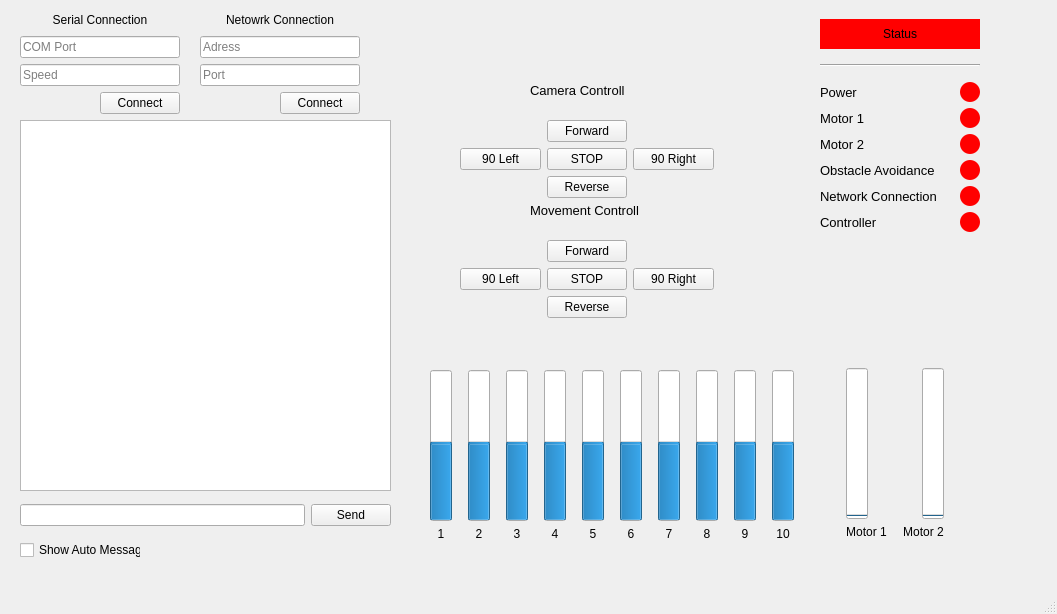
<?xml version="1.0" encoding="UTF-8"?>
<ui version="4.0">
 <class>MainWindow</class>
 <widget class="QMainWindow" name="MainWindow">
  <property name="geometry">
   <rect>
    <x>0</x>
    <y>0</y>
    <width>1057</width>
    <height>614</height>
   </rect>
  </property>
  <property name="windowTitle">
   <string>MainWindow</string>
  </property>
  <widget class="QWidget" name="centralwidget">
   <widget class="QWidget" name="verticalLayoutWidget">
    <property name="geometry">
     <rect>
      <x>20</x>
      <y>10</y>
      <width>160</width>
      <height>104</height>
     </rect>
    </property>
    <layout class="QVBoxLayout" name="verticalLayout">
     <item>
      <widget class="QLabel" name="label">
       <property name="text">
        <string>Serial Connection</string>
       </property>
       <property name="alignment">
        <set>Qt::AlignCenter</set>
       </property>
      </widget>
     </item>
     <item>
      <widget class="QLineEdit" name="textInput_Serial_Port">
       <property name="placeholderText">
        <string>COM Port</string>
       </property>
      </widget>
     </item>
     <item>
      <widget class="QLineEdit" name="textInput_Serial_Speed">
       <property name="placeholderText">
        <string>Speed</string>
       </property>
      </widget>
     </item>
     <item>
      <layout class="QGridLayout" name="gridLayout">
       <item row="0" column="1">
        <widget class="QPushButton" name="Button_SerialConnection">
         <property name="text">
          <string>Connect</string>
         </property>
        </widget>
       </item>
       <item row="0" column="0">
        <spacer name="horizontalSpacer">
         <property name="orientation">
          <enum>Qt::Horizontal</enum>
         </property>
         <property name="sizeHint" stdset="0">
          <size>
           <width>40</width>
           <height>20</height>
          </size>
         </property>
        </spacer>
       </item>
      </layout>
     </item>
    </layout>
   </widget>
   <widget class="QTextBrowser" name="commandTable">
    <property name="geometry">
     <rect>
      <x>20</x>
      <y>120</y>
      <width>371</width>
      <height>371</height>
     </rect>
    </property>
   </widget>
   <widget class="QWidget" name="horizontalLayoutWidget">
    <property name="geometry">
     <rect>
      <x>20</x>
      <y>500</y>
      <width>371</width>
      <height>31</height>
     </rect>
    </property>
    <layout class="QHBoxLayout" name="horizontalLayout">
     <item>
      <widget class="QLineEdit" name="textIntput_Command"/>
     </item>
     <item>
      <widget class="QPushButton" name="Button_CommandSend">
       <property name="text">
        <string>Send</string>
       </property>
      </widget>
     </item>
    </layout>
   </widget>
   <widget class="QWidget" name="verticalLayoutWidget_2">
    <property name="geometry">
     <rect>
      <x>820</x>
      <y>10</y>
      <width>160</width>
      <height>231</height>
     </rect>
    </property>
    <layout class="QVBoxLayout" name="verticalLayout_2">
     <property name="sizeConstraint">
      <enum>QLayout::SetNoConstraint</enum>
     </property>
     <item>
      <widget class="QLabel" name="label_2">
       <property name="maximumSize">
        <size>
         <width>16777215</width>
         <height>30</height>
        </size>
       </property>
       <property name="styleSheet">
        <string notr="true">background-color: red;</string>
       </property>
       <property name="text">
        <string>Status</string>
       </property>
       <property name="alignment">
        <set>Qt::AlignCenter</set>
       </property>
      </widget>
     </item>
     <item>
      <widget class="Line" name="line">
       <property name="orientation">
        <enum>Qt::Horizontal</enum>
       </property>
      </widget>
     </item>
     <item>
      <layout class="QGridLayout" name="gridLayout_4">
       <property name="sizeConstraint">
        <enum>QLayout::SetNoConstraint</enum>
       </property>
       <item row="4" column="0">
        <widget class="QLabel" name="statusLight_Network">
         <property name="font">
          <font>
           <pointsize>10</pointsize>
          </font>
         </property>
         <property name="text">
          <string>Network Connection</string>
         </property>
        </widget>
       </item>
       <item row="3" column="0">
        <widget class="QLabel" name="label_11">
         <property name="font">
          <font>
           <pointsize>10</pointsize>
          </font>
         </property>
         <property name="text">
          <string>Obstacle Avoidance</string>
         </property>
        </widget>
       </item>
       <item row="0" column="0">
        <widget class="QLabel" name="label_3">
         <property name="font">
          <font>
           <pointsize>10</pointsize>
          </font>
         </property>
         <property name="text">
          <string>Power</string>
         </property>
        </widget>
       </item>
       <item row="1" column="0">
        <widget class="QLabel" name="label_7">
         <property name="font">
          <font>
           <pointsize>10</pointsize>
          </font>
         </property>
         <property name="text">
          <string>Motor 1</string>
         </property>
        </widget>
       </item>
       <item row="3" column="1">
        <widget class="QLabel" name="statusLight_ObstacleAvoid">
         <property name="sizePolicy">
          <sizepolicy hsizetype="Fixed" vsizetype="Fixed">
           <horstretch>0</horstretch>
           <verstretch>0</verstretch>
          </sizepolicy>
         </property>
         <property name="minimumSize">
          <size>
           <width>20</width>
           <height>20</height>
          </size>
         </property>
         <property name="styleSheet">
          <string notr="true"> border-radius: 10px; 
background: red;
 color: #4A0C46;
height:24;
width:24;</string>
         </property>
         <property name="text">
          <string/>
         </property>
        </widget>
       </item>
       <item row="0" column="1">
        <widget class="QLabel" name="statusLight_Power">
         <property name="sizePolicy">
          <sizepolicy hsizetype="Fixed" vsizetype="Fixed">
           <horstretch>0</horstretch>
           <verstretch>0</verstretch>
          </sizepolicy>
         </property>
         <property name="minimumSize">
          <size>
           <width>20</width>
           <height>20</height>
          </size>
         </property>
         <property name="styleSheet">
          <string notr="true"> border-radius: 10px; 
background: red;
 color: #4A0C46;
height:24;
width:24;</string>
         </property>
         <property name="text">
          <string/>
         </property>
        </widget>
       </item>
       <item row="2" column="1">
        <widget class="QLabel" name="statusLight_Motor2">
         <property name="sizePolicy">
          <sizepolicy hsizetype="Fixed" vsizetype="Fixed">
           <horstretch>0</horstretch>
           <verstretch>0</verstretch>
          </sizepolicy>
         </property>
         <property name="minimumSize">
          <size>
           <width>20</width>
           <height>20</height>
          </size>
         </property>
         <property name="styleSheet">
          <string notr="true"> border-radius: 10px; 
background: red;
 color: #4A0C46;
height:24;
width:24;</string>
         </property>
         <property name="text">
          <string/>
         </property>
        </widget>
       </item>
       <item row="2" column="0">
        <widget class="QLabel" name="label_9">
         <property name="font">
          <font>
           <pointsize>10</pointsize>
          </font>
         </property>
         <property name="text">
          <string>Motor 2</string>
         </property>
        </widget>
       </item>
       <item row="4" column="1">
        <widget class="QLabel" name="Network_status">
         <property name="sizePolicy">
          <sizepolicy hsizetype="Fixed" vsizetype="Fixed">
           <horstretch>0</horstretch>
           <verstretch>0</verstretch>
          </sizepolicy>
         </property>
         <property name="minimumSize">
          <size>
           <width>20</width>
           <height>20</height>
          </size>
         </property>
         <property name="styleSheet">
          <string notr="true"> border-radius: 10px; 
background: red;
 color: #4A0C46;
height:24;
width:24;</string>
         </property>
         <property name="text">
          <string/>
         </property>
        </widget>
       </item>
       <item row="1" column="1">
        <widget class="QLabel" name="statusLight_Motor1">
         <property name="sizePolicy">
          <sizepolicy hsizetype="Fixed" vsizetype="Fixed">
           <horstretch>0</horstretch>
           <verstretch>0</verstretch>
          </sizepolicy>
         </property>
         <property name="minimumSize">
          <size>
           <width>20</width>
           <height>20</height>
          </size>
         </property>
         <property name="styleSheet">
          <string notr="true"> border-radius: 10px; 
background: red;
 color: #4A0C46;
height:24;
width:24;</string>
         </property>
         <property name="text">
          <string/>
         </property>
        </widget>
       </item>
       <item row="5" column="0">
        <widget class="QLabel" name="statusLight_controller">
         <property name="font">
          <font>
           <pointsize>10</pointsize>
          </font>
         </property>
         <property name="text">
          <string>Controller</string>
         </property>
        </widget>
       </item>
       <item row="5" column="1">
        <widget class="QLabel" name="Controller_status">
         <property name="sizePolicy">
          <sizepolicy hsizetype="Fixed" vsizetype="Fixed">
           <horstretch>0</horstretch>
           <verstretch>0</verstretch>
          </sizepolicy>
         </property>
         <property name="minimumSize">
          <size>
           <width>20</width>
           <height>20</height>
          </size>
         </property>
         <property name="styleSheet">
          <string notr="true"> border-radius: 10px; 
background: red;
 color: #4A0C46;
height:24;
width:24;</string>
         </property>
         <property name="text">
          <string/>
         </property>
        </widget>
       </item>
      </layout>
     </item>
    </layout>
   </widget>
   <widget class="QWidget" name="verticalLayoutWidget_3">
    <property name="geometry">
     <rect>
      <x>200</x>
      <y>10</y>
      <width>160</width>
      <height>104</height>
     </rect>
    </property>
    <layout class="QVBoxLayout" name="verticalLayout_3">
     <item>
      <widget class="QLabel" name="label_5">
       <property name="text">
        <string>Netowrk Connection</string>
       </property>
       <property name="alignment">
        <set>Qt::AlignCenter</set>
       </property>
      </widget>
     </item>
     <item>
      <widget class="QLineEdit" name="textInput_Network_Adress">
       <property name="acceptDrops">
        <bool>false</bool>
       </property>
       <property name="readOnly">
        <bool>false</bool>
       </property>
       <property name="placeholderText">
        <string>Adress</string>
       </property>
      </widget>
     </item>
     <item>
      <widget class="QLineEdit" name="textInput_Network_Port">
       <property name="readOnly">
        <bool>false</bool>
       </property>
       <property name="placeholderText">
        <string>Port</string>
       </property>
      </widget>
     </item>
     <item>
      <layout class="QGridLayout" name="gridLayout_2">
       <item row="0" column="1">
        <widget class="QPushButton" name="Button_NetworkConnect">
         <property name="text">
          <string>Connect</string>
         </property>
        </widget>
       </item>
       <item row="0" column="0">
        <spacer name="horizontalSpacer_2">
         <property name="orientation">
          <enum>Qt::Horizontal</enum>
         </property>
         <property name="sizeHint" stdset="0">
          <size>
           <width>40</width>
           <height>20</height>
          </size>
         </property>
        </spacer>
       </item>
      </layout>
     </item>
    </layout>
   </widget>
   <widget class="QWidget" name="gridLayoutWidget">
    <property name="geometry">
     <rect>
      <x>460</x>
      <y>240</y>
      <width>254</width>
      <height>80</height>
     </rect>
    </property>
    <layout class="QGridLayout" name="gridLayout_3">
     <item row="1" column="1">
      <widget class="QPushButton" name="Button_Move_Reverse_2">
       <property name="text">
        <string>STOP</string>
       </property>
      </widget>
     </item>
     <item row="1" column="2">
      <widget class="QPushButton" name="Button_Move_Right">
       <property name="text">
        <string>90 Right</string>
       </property>
      </widget>
     </item>
     <item row="2" column="1">
      <widget class="QPushButton" name="Button_Move_Reverse">
       <property name="text">
        <string>Reverse</string>
       </property>
      </widget>
     </item>
     <item row="0" column="1">
      <widget class="QPushButton" name="Button_Move_Forward">
       <property name="text">
        <string>Forward</string>
       </property>
      </widget>
     </item>
     <item row="1" column="0">
      <widget class="QPushButton" name="Button_Move_Right_2">
       <property name="text">
        <string>90 Left</string>
       </property>
      </widget>
     </item>
    </layout>
   </widget>
   <widget class="QLabel" name="statusLight_Network_2">
    <property name="geometry">
     <rect>
      <x>530</x>
      <y>200</y>
      <width>130</width>
      <height>20</height>
     </rect>
    </property>
    <property name="font">
     <font>
      <pointsize>10</pointsize>
     </font>
    </property>
    <property name="text">
     <string>Movement Controll</string>
    </property>
   </widget>
   <widget class="QWidget" name="gridLayoutWidget_2">
    <property name="geometry">
     <rect>
      <x>460</x>
      <y>120</y>
      <width>254</width>
      <height>80</height>
     </rect>
    </property>
    <layout class="QGridLayout" name="gridLayout_6">
     <item row="1" column="1">
      <widget class="QPushButton" name="Button_Move_Reverse_5">
       <property name="text">
        <string>STOP</string>
       </property>
      </widget>
     </item>
     <item row="1" column="2">
      <widget class="QPushButton" name="Button_Move_Right_5">
       <property name="text">
        <string>90 Right</string>
       </property>
      </widget>
     </item>
     <item row="2" column="1">
      <widget class="QPushButton" name="Button_Move_Reverse_6">
       <property name="text">
        <string>Reverse</string>
       </property>
      </widget>
     </item>
     <item row="0" column="1">
      <widget class="QPushButton" name="Button_Move_Forward_3">
       <property name="text">
        <string>Forward</string>
       </property>
      </widget>
     </item>
     <item row="1" column="0">
      <widget class="QPushButton" name="Button_Move_Right_6">
       <property name="text">
        <string>90 Left</string>
       </property>
      </widget>
     </item>
    </layout>
   </widget>
   <widget class="QLabel" name="statusLight_Network_3">
    <property name="geometry">
     <rect>
      <x>530</x>
      <y>80</y>
      <width>130</width>
      <height>20</height>
     </rect>
    </property>
    <property name="font">
     <font>
      <pointsize>10</pointsize>
     </font>
    </property>
    <property name="text">
     <string>Camera Controll</string>
    </property>
   </widget>
   <widget class="QCheckBox" name="checkBox_AutoMessageShow">
    <property name="geometry">
     <rect>
      <x>20</x>
      <y>540</y>
      <width>121</width>
      <height>20</height>
     </rect>
    </property>
    <property name="text">
     <string>Show Auto Messages</string>
    </property>
   </widget>
   <widget class="QWidget" name="gridLayoutWidget_3">
    <property name="geometry">
     <rect>
      <x>420</x>
      <y>370</y>
      <width>391</width>
      <height>171</height>
     </rect>
    </property>
    <layout class="QGridLayout" name="gridLayout_7">
     <item row="0" column="7">
      <widget class="QProgressBar" name="proxBar_8">
       <property name="layoutDirection">
        <enum>Qt::RightToLeft</enum>
       </property>
       <property name="value">
        <number>50</number>
       </property>
       <property name="textVisible">
        <bool>true</bool>
       </property>
       <property name="orientation">
        <enum>Qt::Vertical</enum>
       </property>
       <property name="format">
        <string>%p</string>
       </property>
      </widget>
     </item>
     <item row="0" column="8">
      <widget class="QProgressBar" name="proxBar_9">
       <property name="layoutDirection">
        <enum>Qt::RightToLeft</enum>
       </property>
       <property name="value">
        <number>50</number>
       </property>
       <property name="textVisible">
        <bool>true</bool>
       </property>
       <property name="orientation">
        <enum>Qt::Vertical</enum>
       </property>
       <property name="format">
        <string>%p</string>
       </property>
      </widget>
     </item>
     <item row="0" column="3">
      <widget class="QProgressBar" name="proxBar_4">
       <property name="layoutDirection">
        <enum>Qt::RightToLeft</enum>
       </property>
       <property name="value">
        <number>50</number>
       </property>
       <property name="textVisible">
        <bool>true</bool>
       </property>
       <property name="orientation">
        <enum>Qt::Vertical</enum>
       </property>
       <property name="format">
        <string>%p</string>
       </property>
      </widget>
     </item>
     <item row="0" column="5">
      <widget class="QProgressBar" name="proxBar_6">
       <property name="layoutDirection">
        <enum>Qt::RightToLeft</enum>
       </property>
       <property name="value">
        <number>50</number>
       </property>
       <property name="textVisible">
        <bool>true</bool>
       </property>
       <property name="orientation">
        <enum>Qt::Vertical</enum>
       </property>
       <property name="format">
        <string>%p</string>
       </property>
      </widget>
     </item>
     <item row="0" column="0">
      <widget class="QProgressBar" name="proxBar_1">
       <property name="layoutDirection">
        <enum>Qt::RightToLeft</enum>
       </property>
       <property name="value">
        <number>50</number>
       </property>
       <property name="alignment">
        <set>Qt::AlignCenter</set>
       </property>
       <property name="textVisible">
        <bool>true</bool>
       </property>
       <property name="orientation">
        <enum>Qt::Vertical</enum>
       </property>
       <property name="format">
        <string>%p</string>
       </property>
      </widget>
     </item>
     <item row="0" column="6">
      <widget class="QProgressBar" name="proxBar_7">
       <property name="layoutDirection">
        <enum>Qt::RightToLeft</enum>
       </property>
       <property name="value">
        <number>50</number>
       </property>
       <property name="textVisible">
        <bool>true</bool>
       </property>
       <property name="orientation">
        <enum>Qt::Vertical</enum>
       </property>
       <property name="textDirection">
        <enum>QProgressBar::TopToBottom</enum>
       </property>
       <property name="format">
        <string>%p</string>
       </property>
      </widget>
     </item>
     <item row="0" column="1">
      <widget class="QProgressBar" name="proxBar_2">
       <property name="layoutDirection">
        <enum>Qt::RightToLeft</enum>
       </property>
       <property name="value">
        <number>50</number>
       </property>
       <property name="textVisible">
        <bool>true</bool>
       </property>
       <property name="orientation">
        <enum>Qt::Vertical</enum>
       </property>
       <property name="format">
        <string>%p</string>
       </property>
      </widget>
     </item>
     <item row="0" column="2">
      <widget class="QProgressBar" name="proxBar_3">
       <property name="layoutDirection">
        <enum>Qt::RightToLeft</enum>
       </property>
       <property name="value">
        <number>50</number>
       </property>
       <property name="textVisible">
        <bool>true</bool>
       </property>
       <property name="orientation">
        <enum>Qt::Vertical</enum>
       </property>
       <property name="format">
        <string>%p</string>
       </property>
      </widget>
     </item>
     <item row="0" column="4">
      <widget class="QProgressBar" name="proxBar_5">
       <property name="layoutDirection">
        <enum>Qt::RightToLeft</enum>
       </property>
       <property name="value">
        <number>50</number>
       </property>
       <property name="textVisible">
        <bool>true</bool>
       </property>
       <property name="orientation">
        <enum>Qt::Vertical</enum>
       </property>
       <property name="format">
        <string>%p</string>
       </property>
      </widget>
     </item>
     <item row="0" column="9">
      <widget class="QProgressBar" name="proxBar_10">
       <property name="layoutDirection">
        <enum>Qt::RightToLeft</enum>
       </property>
       <property name="value">
        <number>50</number>
       </property>
       <property name="textVisible">
        <bool>true</bool>
       </property>
       <property name="orientation">
        <enum>Qt::Vertical</enum>
       </property>
       <property name="format">
        <string>%p</string>
       </property>
      </widget>
     </item>
     <item row="1" column="1">
      <widget class="QLabel" name="label_4">
       <property name="text">
        <string>2</string>
       </property>
       <property name="alignment">
        <set>Qt::AlignCenter</set>
       </property>
      </widget>
     </item>
     <item row="1" column="0">
      <widget class="QLabel" name="label_6">
       <property name="text">
        <string>1</string>
       </property>
       <property name="alignment">
        <set>Qt::AlignCenter</set>
       </property>
      </widget>
     </item>
     <item row="1" column="2">
      <widget class="QLabel" name="label_8">
       <property name="text">
        <string>3</string>
       </property>
       <property name="alignment">
        <set>Qt::AlignCenter</set>
       </property>
      </widget>
     </item>
     <item row="1" column="3">
      <widget class="QLabel" name="label_10">
       <property name="text">
        <string>4</string>
       </property>
       <property name="alignment">
        <set>Qt::AlignCenter</set>
       </property>
      </widget>
     </item>
     <item row="1" column="4">
      <widget class="QLabel" name="label_12">
       <property name="text">
        <string>5</string>
       </property>
       <property name="alignment">
        <set>Qt::AlignCenter</set>
       </property>
      </widget>
     </item>
     <item row="1" column="5">
      <widget class="QLabel" name="label_13">
       <property name="text">
        <string>6</string>
       </property>
       <property name="alignment">
        <set>Qt::AlignCenter</set>
       </property>
      </widget>
     </item>
     <item row="1" column="6">
      <widget class="QLabel" name="label_14">
       <property name="text">
        <string>7</string>
       </property>
       <property name="alignment">
        <set>Qt::AlignCenter</set>
       </property>
      </widget>
     </item>
     <item row="1" column="7">
      <widget class="QLabel" name="label_15">
       <property name="text">
        <string>8</string>
       </property>
       <property name="alignment">
        <set>Qt::AlignCenter</set>
       </property>
      </widget>
     </item>
     <item row="1" column="8">
      <widget class="QLabel" name="label_32">
       <property name="text">
        <string>9</string>
       </property>
       <property name="alignment">
        <set>Qt::AlignCenter</set>
       </property>
      </widget>
     </item>
     <item row="1" column="9">
      <widget class="QLabel" name="label_33">
       <property name="text">
        <string>10</string>
       </property>
       <property name="alignment">
        <set>Qt::AlignCenter</set>
       </property>
      </widget>
     </item>
    </layout>
   </widget>
   <widget class="QWidget" name="gridLayoutWidget_4">
    <property name="geometry">
     <rect>
      <x>830</x>
      <y>368</y>
      <width>131</width>
      <height>171</height>
     </rect>
    </property>
    <layout class="QGridLayout" name="gridLayout_5">
     <property name="horizontalSpacing">
      <number>0</number>
     </property>
     <item row="0" column="0">
      <widget class="QProgressBar" name="trottleM1">
       <property name="layoutDirection">
        <enum>Qt::LeftToRight</enum>
       </property>
       <property name="value">
        <number>0</number>
       </property>
       <property name="alignment">
        <set>Qt::AlignCenter</set>
       </property>
       <property name="textVisible">
        <bool>true</bool>
       </property>
       <property name="orientation">
        <enum>Qt::Vertical</enum>
       </property>
       <property name="format">
        <string>%p</string>
       </property>
      </widget>
     </item>
     <item row="0" column="1">
      <widget class="QProgressBar" name="trottleM2">
       <property name="layoutDirection">
        <enum>Qt::RightToLeft</enum>
       </property>
       <property name="value">
        <number>0</number>
       </property>
       <property name="textVisible">
        <bool>true</bool>
       </property>
       <property name="orientation">
        <enum>Qt::Vertical</enum>
       </property>
       <property name="format">
        <string>%p</string>
       </property>
      </widget>
     </item>
     <item row="1" column="1">
      <widget class="QLabel" name="label_18">
       <property name="text">
        <string>Motor 2</string>
       </property>
       <property name="alignment">
        <set>Qt::AlignCenter</set>
       </property>
      </widget>
     </item>
     <item row="1" column="0">
      <widget class="QLabel" name="label_17">
       <property name="text">
        <string>Motor 1</string>
       </property>
       <property name="alignment">
        <set>Qt::AlignCenter</set>
       </property>
      </widget>
     </item>
    </layout>
   </widget>
  </widget>
  <widget class="QMenuBar" name="menubar">
   <property name="geometry">
    <rect>
     <x>0</x>
     <y>0</y>
     <width>1057</width>
     <height>21</height>
    </rect>
   </property>
  </widget>
  <widget class="QStatusBar" name="statusbar"/>
 </widget>
 <resources/>
 <connections/>
</ui>
